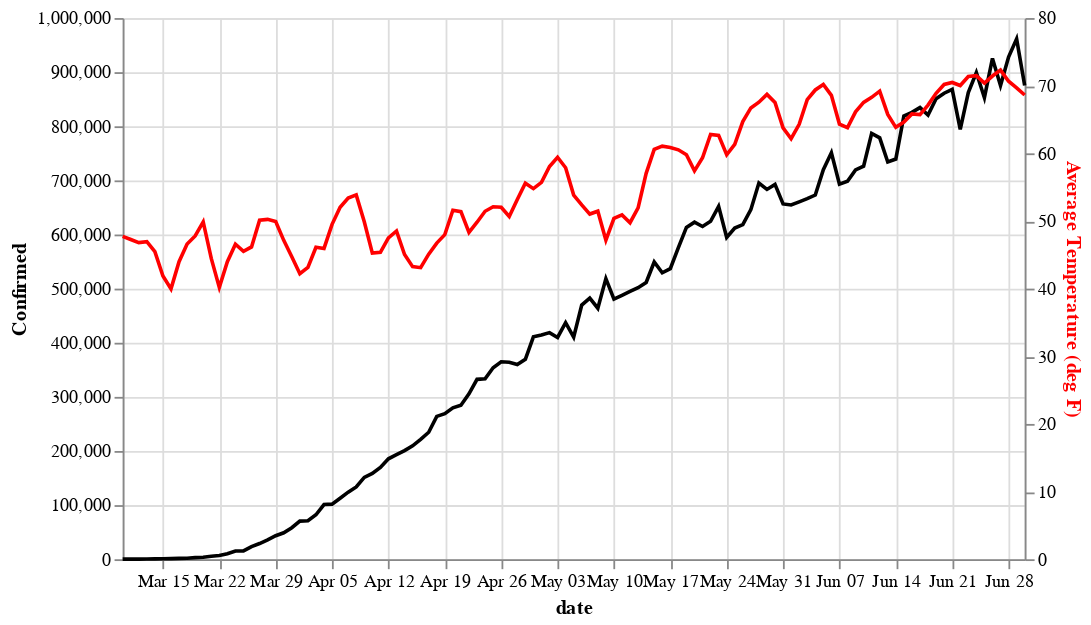

Notebook code cell kept with this figure:
### Code cell
covid_chart = alt.Chart(covid_ts.groupby('date').sum().reset_index()).mark_line(color='black').encode(
        x=alt.X('date:T',axis=alt.Axis(tickMinStep=180)),y='Confirmed')
tavg_chart = alt.Chart(tavg_ts.groupby('date').mean().reset_index()).mark_line(color='red').encode(
        x=alt.X('date:T',axis=alt.Axis(tickMinStep=180)),y=alt.Y('Average Temperature (deg F)',axis=alt.Axis(titleColor='red')))

(covid_chart+tavg_chart).properties(width=500).resolve_scale(y='independent')

### Figure 1 — Vega-Lite specification as saved in the notebook (floating-point values rounded to 4 significant figures)
{"config": {"view": {"continuousWidth": 400, "continuousHeight": 300}}, "layer": [{"data": {"name": "data-4060f61053e2bcc48402c054040fd68e"}, "mark": {"type": "line", "color": "black"}, "encoding": {"x": {"type": "temporal", "axis": {"tickMinStep": 180}, "field": "date"}, "y": {"type": "quantitative", "field": "Confirmed"}}}, {"data": {"name": "data-34b77328d9984466aa27a9f795a08754"}, "mark": {"type": "line", "color": "red"}, "encoding": {"x": {"type": "temporal", "axis": {"tickMinStep": 180}, "field": "date"}, "y": {"type": "quantitative", "axis": {"titleColor": "red"}, "field": "Average Temperature (deg F)"}}}], "resolve": {"scale": {"y": "independent"}}, "width": 500, "$schema": "https://vega.github.io/schema/vega-lite/v4.8.1.json", "datasets": {"data-4060f61053e2bcc48402c054040fd68e": [{"date": "2020-03-10", "Confirmed": 175.0}, {"date": "2020-03-11", "Confirmed": 216.0}, {"date": "2020-03-12", "Confirmed": 302.0}, {"date": "2020-03-13", "Confirmed": 424.0}, {"date": "2020-03-14", "Confirmed": 619.0}, {"date": "2020-03-15", "Confirmed": 866.0}, {"date": "2020-03-16", "Confirmed": 1123.0}, {"date": "2020-03-17", "Confirmed": 1609.0}, {"date": "2020-03-18", "Confirmed": 1859.0}, {"date": "2020-03-19", "Confirmed": 2967.0}, {"date": "2020-03-20", "Confirmed": 3783.0}, {"date": "2020-03-21", "Confirmed": 5554.0}, {"date": "2020-03-22", "Confirmed": 6833.0}, {"date": "2020-03-23", "Confirmed": 9995.0}, {"date": "2020-03-24", "Confirmed": 15110.0}, {"date": "2020-03-25", "Confirmed": 15340.0}, {"date": "2020-03-26", "Confirmed": 23300.0}, {"date": "2020-03-27", "Confirmed": 29000.0}, {"date": "2020-03-28", "Confirmed": 35610.0}, {"date": "2020-03-29", "Confirmed": 43360.0}, {"date": "2020-03-30", "Confirmed": 48940.0}, {"date": "2020-03-31", "Confirmed": 58310.0}, {"date": "2020-04-01", "Confirmed": 70460.0}, {"date": "2020-04-02", "Confirmed": 71240.0}, {"date": "2020-04-03", "Confirmed": 82100.0}, {"date": "2020-04-04", "Confirmed": 101000.0}, {"date": "2020-04-05", "Confirmed": 101800.0}, {"date": "2020-04-06", "Confirmed": 112700.0}, {"date": "2020-04-07", "Confirmed": 123900.0}, {"date": "2020-04-08", "Confirmed": 133600.0}, {"date": "2020-04-09", "Confirmed": 151300.0}, {"date": "2020-04-10", "Confirmed": 158400.0}, {"date": "2020-04-11", "Confirmed": 169700.0}, {"date": "2020-04-12", "Confirmed": 185600.0}, {"date": "2020-04-13", "Confirmed": 193100.0}, {"date": "2020-04-14", "Confirmed": 200600.0}, {"date": "2020-04-15", "Confirmed": 209600.0}, {"date": "2020-04-16", "Confirmed": 221600.0}, {"date": "2020-04-17", "Confirmed": 234700.0}, {"date": "2020-04-18", "Confirmed": 263900.0}, {"date": "2020-04-19", "Confirmed": 268900.0}, {"date": "2020-04-20", "Confirmed": 279800.0}, {"date": "2020-04-21", "Confirmed": 284500.0}, {"date": "2020-04-22", "Confirmed": 305600.0}, {"date": "2020-04-23", "Confirmed": 332400.0}, {"date": "2020-04-24", "Confirmed": 333500.0}, {"date": "2020-04-25", "Confirmed": 353900.0}, {"date": "2020-04-26", "Confirmed": 364900.0}, {"date": "2020-04-27", "Confirmed": 364000.0}, {"date": "2020-04-28", "Confirmed": 359900.0}, {"date": "2020-04-29", "Confirmed": 369400.0}, {"date": "2020-04-30", "Confirmed": 411000.0}, {"date": "2020-05-01", "Confirmed": 414200.0}, {"date": "2020-05-02", "Confirmed": 418700.0}, {"date": "2020-05-03", "Confirmed": 409800.0}, {"date": "2020-05-04", "Confirmed": 437000.0}, {"date": "2020-05-05", "Confirmed": 410400.0}, {"date": "2020-05-06", "Confirmed": 469600.0}, {"date": "2020-05-07", "Confirmed": 482600.0}, {"date": "2020-05-08", "Confirmed": 463800.0}, {"date": "2020-05-09", "Confirmed": 518500.0}, {"date": "2020-05-10", "Confirmed": 480800.0}, {"date": "2020-05-11", "Confirmed": 487600.0}, {"date": "2020-05-12", "Confirmed": 494800.0}, {"date": "2020-05-13", "Confirmed": 501800.0}, {"date": "2020-05-14", "Confirmed": 511400.0}, {"date": "2020-05-15", "Confirmed": 549200.0}, {"date": "2020-05-16", "Confirmed": 529300.0}, {"date": "2020-05-17", "Confirmed": 536900.0}, {"date": "2020-05-18", "Confirmed": 575700.0}, {"date": "2020-05-19", "Confirmed": 613100.0}, {"date": "2020-05-20", "Confirmed": 622800.0}, {"date": "2020-05-21", "Confirmed": 614900.0}, {"date": "2020-05-22", "Confirmed": 624400.0}, {"date": "2020-05-23", "Confirmed": 652100.0}, {"date": "2020-05-24", "Confirmed": 594700.0}, {"date": "2020-05-25", "Confirmed": 611900.0}, {"date": "2020-05-26", "Confirmed": 618300.0}, {"date": "2020-05-27", "Confirmed": 645900.0}, {"date": "2020-05-28", "Confirmed": 695100.0}, {"date": "2020-05-29", "Confirmed": 683300.0}, {"date": "2020-05-30", "Confirmed": 692600.0}, {"date": "2020-05-31", "Confirmed": 656500.0}, {"date": "2020-06-01", "Confirmed": 654500.0}, {"date": "2020-06-02", "Confirmed": 660300.0}, {"date": "2020-06-03", "Confirmed": 666200.0}, {"date": "2020-06-04", "Confirmed": 673000.0}, {"date": "2020-06-05", "Confirmed": 720000.0}, {"date": "2020-06-06", "Confirmed": 751000.0}, {"date": "2020-06-07", "Confirmed": 693100.0}, {"date": "2020-06-08", "Confirmed": 698500.0}, {"date": "2020-06-09", "Confirmed": 719400.0}, {"date": "2020-06-10", "Confirmed": 726400.0}, {"date": "2020-06-11", "Confirmed": 786600.0}, {"date": "2020-06-12", "Confirmed": 778600.0}, {"date": "2020-06-13", "Confirmed": 734000.0}, {"date": "2020-06-14", "Confirmed": 739500.0}, {"date": "2020-06-15", "Confirmed": 819000.0}, {"date": "2020-06-16", "Confirmed": 825600.0}, {"date": "2020-06-17", "Confirmed": 834500.0}, {"date": "2020-06-18", "Confirmed": 820800.0}, {"date": "2020-06-19", "Confirmed": 851000.0}, {"date": "2020-06-20", "Confirmed": 861100.0}, {"date": "2020-06-21", "Confirmed": 868400.0}, {"date": "2020-06-22", "Confirmed": 794200.0}, {"date": "2020-06-23", "Confirmed": 862400.0}, {"date": "2020-06-24", "Confirmed": 899400.0}, {"date": "2020-06-25", "Confirmed": 852800.0}, {"date": "2020-06-26", "Confirmed": 925300.0}, {"date": "2020-06-27", "Confirmed": 875500.0}, {"date": "2020-06-28", "Confirmed": 928000.0}, {"date": "2020-06-29", "Confirmed": 961500.0}, {"date": "2020-06-30", "Confirmed": 875300.0}], "data-34b77328d9984466aa27a9f795a08754": [{"date": "2020-03-10", "Average Temperature (deg F)": 47.74}, {"date": "2020-03-11", "Average Temperature (deg F)": 47.27}, {"date": "2020-03-12", "Average Temperature (deg F)": 46.8}, {"date": "2020-03-13", "Average Temperature (deg F)": 46.94}, {"date": "2020-03-14", "Average Temperature (deg F)": 45.46}, {"date": "2020-03-15", "Average Temperature (deg F)": 41.87}, {"date": "2020-03-16", "Average Temperature (deg F)": 39.97}, {"date": "2020-03-17", "Average Temperature (deg F)": 43.99}, {"date": "2020-03-18", "Average Temperature (deg F)": 46.59}, {"date": "2020-03-19", "Average Temperature (deg F)": 47.78}, {"date": "2020-03-20", "Average Temperature (deg F)": 49.87}, {"date": "2020-03-21", "Average Temperature (deg F)": 44.47}, {"date": "2020-03-22", "Average Temperature (deg F)": 40.18}, {"date": "2020-03-23", "Average Temperature (deg F)": 43.97}, {"date": "2020-03-24", "Average Temperature (deg F)": 46.56}, {"date": "2020-03-25", "Average Temperature (deg F)": 45.51}, {"date": "2020-03-26", "Average Temperature (deg F)": 46.17}, {"date": "2020-03-27", "Average Temperature (deg F)": 50.12}, {"date": "2020-03-28", "Average Temperature (deg F)": 50.24}, {"date": "2020-03-29", "Average Temperature (deg F)": 49.92}, {"date": "2020-03-30", "Average Temperature (deg F)": 47.14}, {"date": "2020-03-31", "Average Temperature (deg F)": 44.72}, {"date": "2020-04-01", "Average Temperature (deg F)": 42.2}, {"date": "2020-04-02", "Average Temperature (deg F)": 43.12}, {"date": "2020-04-03", "Average Temperature (deg F)": 46.12}, {"date": "2020-04-04", "Average Temperature (deg F)": 45.95}, {"date": "2020-04-05", "Average Temperature (deg F)": 49.5}, {"date": "2020-04-06", "Average Temperature (deg F)": 52.04}, {"date": "2020-04-07", "Average Temperature (deg F)": 53.39}, {"date": "2020-04-08", "Average Temperature (deg F)": 53.85}, {"date": "2020-04-09", "Average Temperature (deg F)": 49.89}, {"date": "2020-04-10", "Average Temperature (deg F)": 45.25}, {"date": "2020-04-11", "Average Temperature (deg F)": 45.38}, {"date": "2020-04-12", "Average Temperature (deg F)": 47.51}, {"date": "2020-04-13", "Average Temperature (deg F)": 48.52}, {"date": "2020-04-14", "Average Temperature (deg F)": 45.05}, {"date": "2020-04-15", "Average Temperature (deg F)": 43.25}, {"date": "2020-04-16", "Average Temperature (deg F)": 43.1}, {"date": "2020-04-17", "Average Temperature (deg F)": 45.1}, {"date": "2020-04-18", "Average Temperature (deg F)": 46.73}, {"date": "2020-04-19", "Average Temperature (deg F)": 47.98}, {"date": "2020-04-20", "Average Temperature (deg F)": 51.59}, {"date": "2020-04-21", "Average Temperature (deg F)": 51.37}, {"date": "2020-04-22", "Average Temperature (deg F)": 48.32}, {"date": "2020-04-23", "Average Temperature (deg F)": 49.82}, {"date": "2020-04-24", "Average Temperature (deg F)": 51.44}, {"date": "2020-04-25", "Average Temperature (deg F)": 52.1}, {"date": "2020-04-26", "Average Temperature (deg F)": 52.02}, {"date": "2020-04-27", "Average Temperature (deg F)": 50.67}, {"date": "2020-04-28", "Average Temperature (deg F)": 53.19}, {"date": "2020-04-29", "Average Temperature (deg F)": 55.59}, {"date": "2020-04-30", "Average Temperature (deg F)": 54.78}, {"date": "2020-05-01", "Average Temperature (deg F)": 55.71}, {"date": "2020-05-02", "Average Temperature (deg F)": 58.05}, {"date": "2020-05-03", "Average Temperature (deg F)": 59.42}, {"date": "2020-05-04", "Average Temperature (deg F)": 57.87}, {"date": "2020-05-05", "Average Temperature (deg F)": 53.83}, {"date": "2020-05-06", "Average Temperature (deg F)": 52.37}, {"date": "2020-05-07", "Average Temperature (deg F)": 51.02}, {"date": "2020-05-08", "Average Temperature (deg F)": 51.45}, {"date": "2020-05-09", "Average Temperature (deg F)": 47.16}, {"date": "2020-05-10", "Average Temperature (deg F)": 50.4}, {"date": "2020-05-11", "Average Temperature (deg F)": 50.91}, {"date": "2020-05-12", "Average Temperature (deg F)": 49.75}, {"date": "2020-05-13", "Average Temperature (deg F)": 51.94}, {"date": "2020-05-14", "Average Temperature (deg F)": 57.05}, {"date": "2020-05-15", "Average Temperature (deg F)": 60.58}, {"date": "2020-05-16", "Average Temperature (deg F)": 61.07}, {"date": "2020-05-17", "Average Temperature (deg F)": 60.88}, {"date": "2020-05-18", "Average Temperature (deg F)": 60.52}, {"date": "2020-05-19", "Average Temperature (deg F)": 59.79}, {"date": "2020-05-20", "Average Temperature (deg F)": 57.41}, {"date": "2020-05-21", "Average Temperature (deg F)": 59.35}, {"date": "2020-05-22", "Average Temperature (deg F)": 62.79}, {"date": "2020-05-23", "Average Temperature (deg F)": 62.66}, {"date": "2020-05-24", "Average Temperature (deg F)": 59.79}, {"date": "2020-05-25", "Average Temperature (deg F)": 61.34}, {"date": "2020-05-26", "Average Temperature (deg F)": 64.69}, {"date": "2020-05-27", "Average Temperature (deg F)": 66.71}, {"date": "2020-05-28", "Average Temperature (deg F)": 67.56}, {"date": "2020-05-29", "Average Temperature (deg F)": 68.72}, {"date": "2020-05-30", "Average Temperature (deg F)": 67.51}, {"date": "2020-05-31", "Average Temperature (deg F)": 63.77}, {"date": "2020-06-01", "Average Temperature (deg F)": 62.16}, {"date": "2020-06-02", "Average Temperature (deg F)": 64.28}, {"date": "2020-06-03", "Average Temperature (deg F)": 67.94}, {"date": "2020-06-04", "Average Temperature (deg F)": 69.37}, {"date": "2020-06-05", "Average Temperature (deg F)": 70.18}, {"date": "2020-06-06", "Average Temperature (deg F)": 68.58}, {"date": "2020-06-07", "Average Temperature (deg F)": 64.33}, {"date": "2020-06-08", "Average Temperature (deg F)": 63.8}, {"date": "2020-06-09", "Average Temperature (deg F)": 66.14}, {"date": "2020-06-10", "Average Temperature (deg F)": 67.53}, {"date": "2020-06-11", "Average Temperature (deg F)": 68.27}, {"date": "2020-06-12", "Average Temperature (deg F)": 69.2}, {"date": "2020-06-13", "Average Temperature (deg F)": 65.75}, {"date": "2020-06-14", "Average Temperature (deg F)": 63.84}, {"date": "2020-06-15", "Average Temperature (deg F)": 64.62}, {"date": "2020-06-16", "Average Temperature (deg F)": 65.83}, {"date": "2020-06-17", "Average Temperature (deg F)": 65.72}, {"date": "2020-06-18", "Average Temperature (deg F)": 67.13}, {"date": "2020-06-19", "Average Temperature (deg F)": 68.88}, {"date": "2020-06-20", "Average Temperature (deg F)": 70.18}, {"date": "2020-06-21", "Average Temperature (deg F)": 70.48}, {"date": "2020-06-22", "Average Temperature (deg F)": 70.03}, {"date": "2020-06-23", "Average Temperature (deg F)": 71.35}, {"date": "2020-06-24", "Average Temperature (deg F)": 71.48}, {"date": "2020-06-25", "Average Temperature (deg F)": 70.4}, {"date": "2020-06-26", "Average Temperature (deg F)": 71.43}, {"date": "2020-06-27", "Average Temperature (deg F)": 72.31}, {"date": "2020-06-28", "Average Temperature (deg F)": 70.66}, {"date": "2020-06-29", "Average Temperature (deg F)": 69.68}, {"date": "2020-06-30", "Average Temperature (deg F)": 68.62}]}}
